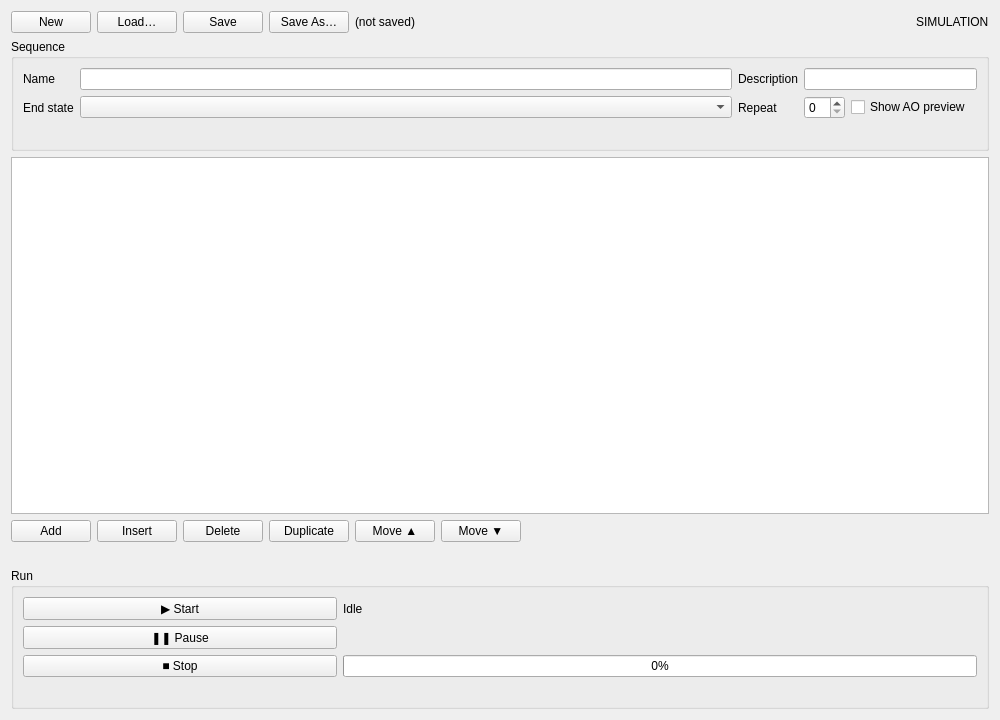
<?xml version="1.0" encoding="UTF-8"?>
<ui version="4.0">
  <class>SequenceForm</class>
  <widget class="QWidget" name="SequenceForm">
    <property name="windowTitle">
      <string>PS Control - Sequence</string>
    </property>
    <property name="geometry">
      <rect>
        <x>0</x>
        <y>0</y>
        <width>1000</width>
        <height>720</height>
      </rect>
    </property>
    <layout class="QVBoxLayout" name="rootLayout">
      <item>
        <layout class="QHBoxLayout" name="fileLayout">
          <item>
            <widget class="QPushButton" name="btnNew">
              <property name="text">
                <string>New</string>
              </property>
              <property name="toolTip">
                <string>Start a new sequence.</string>
              </property>
            </widget>
          </item>
          <item>
            <widget class="QPushButton" name="btnLoad">
              <property name="text">
                <string>Load…</string>
              </property>
              <property name="toolTip">
                <string>Open a sequence file from the sequences folder.</string>
              </property>
            </widget>
          </item>
          <item>
            <widget class="QPushButton" name="btnSave">
              <property name="text">
                <string>Save</string>
              </property>
              <property name="toolTip">
                <string>Save the sequence to its file (asks for a name the first time).</string>
              </property>
            </widget>
          </item>
          <item>
            <widget class="QPushButton" name="btnSaveAs">
              <property name="text">
                <string>Save As…</string>
              </property>
              <property name="toolTip">
                <string>Save the sequence under a new file name.</string>
              </property>
            </widget>
          </item>
          <item>
            <widget class="QLabel" name="lblFile">
              <property name="text">
                <string>(not saved)</string>
              </property>
            </widget>
          </item>
          <item>
            <spacer name="fileSpacer">
              <property name="orientation">
                <enum>Qt::Orientation::Horizontal</enum>
              </property>
              <property name="sizeHint" stdset="0">
                <size>
                  <width>20</width>
                  <height>20</height>
                </size>
              </property>
            </spacer>
          </item>
          <item>
            <widget class="QLabel" name="lblSimulation">
              <property name="text">
                <string>SIMULATION</string>
              </property>
              <property name="toolTip">
                <string>No real hardware is controlled - simulated devices are used.</string>
              </property>
            </widget>
          </item>
        </layout>
      </item>
      <item>
        <widget class="QGroupBox" name="gbOptions">
          <property name="title">
            <string>Sequence</string>
          </property>
          <layout class="QGridLayout" name="optionsLayout">
            <item row="0" column="0">
              <widget class="QLabel" name="lblName">
                <property name="text">
                  <string>Name</string>
                </property>
              </widget>
            </item>
            <item row="0" column="1">
              <widget class="QLineEdit" name="leName">
                <property name="toolTip">
                  <string>Name of the sequence (default: file name).</string>
                </property>
              </widget>
            </item>
            <item row="0" column="2">
              <widget class="QLabel" name="lblDescription">
                <property name="text">
                  <string>Description</string>
                </property>
              </widget>
            </item>
            <item row="0" column="3" colspan="3">
              <widget class="QLineEdit" name="leDescription">
                <property name="toolTip">
                  <string>Optional description.</string>
                </property>
              </widget>
            </item>
            <item row="1" column="0">
              <widget class="QLabel" name="lblEndStateCaption">
                <property name="text">
                  <string>End state</string>
                </property>
              </widget>
            </item>
            <item row="1" column="1">
              <widget class="QComboBox" name="cbEndState">
                <property name="toolTip">
                  <string>What happens after the last step. Stop button and errors always switch the output OFF.</string>
                </property>
              </widget>
            </item>
            <item row="1" column="2">
              <widget class="QLabel" name="lblRepeatCaption">
                <property name="text">
                  <string>Repeat</string>
                </property>
              </widget>
            </item>
            <item row="1" column="3">
              <widget class="QSpinBox" name="sbRepeat">
                <property name="toolTip">
                  <string>Number of runs of the whole sequence. 0 = until stopped.</string>
                </property>
              </widget>
            </item>
            <item row="1" column="4">
              <widget class="QCheckBox" name="chkAoPreview">
                <property name="text">
                  <string>Show AO preview</string>
                </property>
                <property name="toolTip">
                  <string>Show the AO voltages that will be sent for each row (read-only).</string>
                </property>
              </widget>
            </item>
            <item row="2" column="0" colspan="6">
              <widget class="QLabel" name="lblEndWarning">
                <property name="text">
                  <string />
                </property>
              </widget>
            </item>
          </layout>
        </widget>
      </item>
      <item>
        <widget class="QTableWidget" name="twSteps">
          <property name="toolTip">
            <string>Sequence steps. Values in power supply units (V, A).</string>
          </property>
        </widget>
      </item>
      <item>
        <layout class="QHBoxLayout" name="rowToolsLayout">
          <item>
            <widget class="QPushButton" name="btnAddRow">
              <property name="text">
                <string>Add</string>
              </property>
              <property name="toolTip">
                <string>Add a row at the end (copy of the last row).</string>
              </property>
            </widget>
          </item>
          <item>
            <widget class="QPushButton" name="btnInsertRow">
              <property name="text">
                <string>Insert</string>
              </property>
              <property name="toolTip">
                <string>Insert a row above the selected row.</string>
              </property>
            </widget>
          </item>
          <item>
            <widget class="QPushButton" name="btnDeleteRow">
              <property name="text">
                <string>Delete</string>
              </property>
              <property name="toolTip">
                <string>Delete the selected row.</string>
              </property>
            </widget>
          </item>
          <item>
            <widget class="QPushButton" name="btnDuplicateRow">
              <property name="text">
                <string>Duplicate</string>
              </property>
              <property name="toolTip">
                <string>Copy the selected row below it.</string>
              </property>
            </widget>
          </item>
          <item>
            <widget class="QPushButton" name="btnMoveUp">
              <property name="text">
                <string>Move ▲</string>
              </property>
              <property name="toolTip">
                <string>Move the selected row up.</string>
              </property>
            </widget>
          </item>
          <item>
            <widget class="QPushButton" name="btnMoveDown">
              <property name="text">
                <string>Move ▼</string>
              </property>
              <property name="toolTip">
                <string>Move the selected row down.</string>
              </property>
            </widget>
          </item>
          <item>
            <spacer name="rowToolsSpacer">
              <property name="orientation">
                <enum>Qt::Orientation::Horizontal</enum>
              </property>
              <property name="sizeHint" stdset="0">
                <size>
                  <width>20</width>
                  <height>20</height>
                </size>
              </property>
            </spacer>
          </item>
        </layout>
      </item>
      <item>
        <widget class="QLabel" name="lblMessages">
          <property name="text">
            <string />
          </property>
          <property name="wordWrap">
            <bool>true</bool>
          </property>
        </widget>
      </item>
      <item>
        <widget class="QGroupBox" name="gbRun">
          <property name="title">
            <string>Run</string>
          </property>
          <layout class="QGridLayout" name="runLayout">
            <item row="0" column="0" rowspan="3">
              <layout class="QVBoxLayout" name="runButtonsLayout">
                <item>
                  <widget class="QPushButton" name="btnStart">
                    <property name="text">
                      <string>▶ Start</string>
                    </property>
                    <property name="toolTip">
                      <string>Check the sequence and start it. The output is switched ON.</string>
                    </property>
                  </widget>
                </item>
                <item>
                  <widget class="QPushButton" name="btnPause">
                    <property name="text">
                      <string>❚❚ Pause</string>
                    </property>
                    <property name="toolTip">
                      <string>Pause: values are held, time stands still. Press again to resume.</string>
                    </property>
                  </widget>
                </item>
                <item>
                  <widget class="QPushButton" name="btnStop">
                    <property name="text">
                      <string>■ Stop</string>
                    </property>
                    <property name="toolTip">
                      <string>Stop the sequence: output OFF + safe value.</string>
                    </property>
                  </widget>
                </item>
              </layout>
            </item>
            <item row="0" column="1">
              <widget class="QLabel" name="lblRunState">
                <property name="text">
                  <string>Idle</string>
                </property>
              </widget>
            </item>
            <item row="0" column="2">
              <widget class="QLabel" name="lblCycle">
                <property name="text">
                  <string />
                </property>
              </widget>
            </item>
            <item row="1" column="1">
              <widget class="QLabel" name="lblStep">
                <property name="text">
                  <string />
                </property>
              </widget>
            </item>
            <item row="1" column="2">
              <widget class="QLabel" name="lblTime">
                <property name="text">
                  <string />
                </property>
              </widget>
            </item>
            <item row="2" column="1" colspan="2">
              <widget class="QProgressBar" name="pbProgress">
                <property name="value">
                  <number>0</number>
                </property>
              </widget>
            </item>
            <item row="3" column="1" colspan="2">
              <widget class="QLabel" name="lblTiming">
                <property name="text">
                  <string />
                </property>
              </widget>
            </item>
          </layout>
        </widget>
      </item>
    </layout>
  </widget>
  <resources />
  <connections />
</ui>
